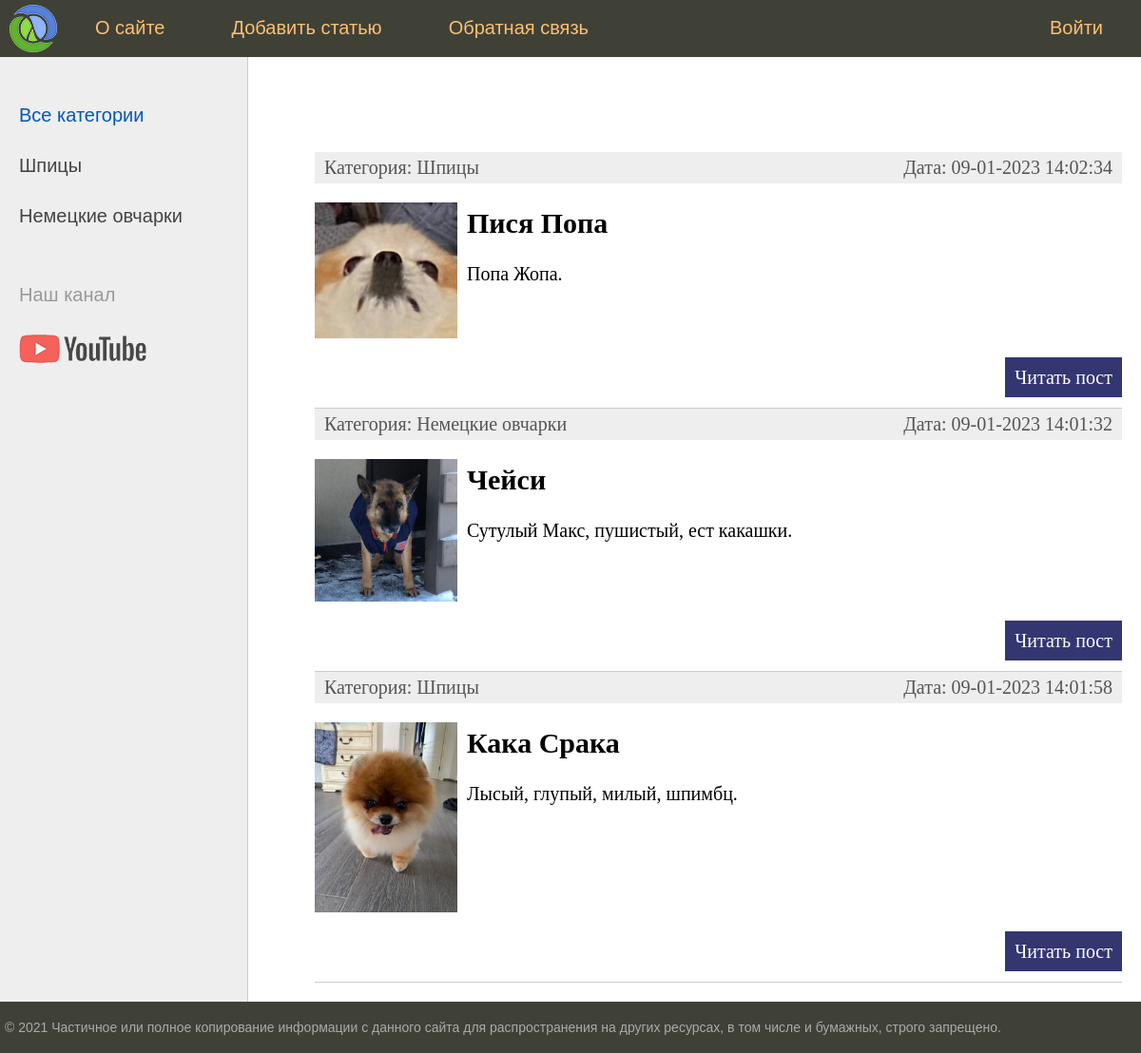
The page / on the database its author committed.
### dogs/models.py (models this page shows, shortened)
class Category(models.Model):
    name = models.CharField(max_length=100, db_index=True, verbose_name='Порода')
    slug = models.SlugField(max_length=255, unique=True, db_index=True, verbose_name="URL")
    def __str__(self):
        return self.name
    class Meta:
        verbose_name = 'Порода'
        verbose_name_plural = 'Породы'
        ordering = ['id']
    def get_absolute_url(self):
        return reverse('category', kwargs={'cat_id': self.pk})

class Dogs(models.Model):
    title = models.CharField(max_length=255, verbose_name='Имя')
    slug = models.SlugField(max_length=255, unique=True, db_index=True, verbose_name="URL")
    content = models.TextField(blank=True, verbose_name='Описание')
    photo = models.ImageField(upload_to="photos/%Y/%m/%d/", verbose_name='Фото')
    time_create = models.DateTimeField(auto_now_add=True, verbose_name='Время создания')
    time_update = models.DateTimeField(auto_now=True, verbose_name='Время изменения')
    is_published = models.BooleanField(default=True, verbose_name='Публикация')
    cat = models.ForeignKey('Category', on_delete=models.PROTECT, verbose_name='Порода')
    def get_absolute_url(self):
        return reverse('post', kwargs={'post_id': self.pk})
    class Meta:
        verbose_name = 'Известные собаки'
        verbose_name_plural = 'Известные собаки'
        ordering = ['time_create', 'title']

### dogs/views.py (the view)
# urls.py: path('', index, name='home'),
def index(request):
    posts = Dogs.objects.all()
    context = {
        'posts': posts,
        'menu': menu,
        'title': 'Главная страница',
        'cat_selected': 0
    }
    return render(request, 'dogs/index.html', context=context)

### dogs/templatetags/dogs_tags.py (called while the page is built)
@register.inclusion_tag('dogs/list_categories.html')
def show_categories(sort=None, cat_selected=0):
    if not sort:
        cats = Category.objects.all()
    else:
        cats = Category.objects.order_by(sort)
    return {"cats": cats, "cat_selected": cat_selected}

### dogs/templates/dogs/index.html (shortened to what this page needs)
{% extends 'dogs/base.html' %}
{% block content %}
<ul class="list-articles">
	{% for p in posts %}
			<li><div class="article-panel">
	<p class="first">Категория: {{p.cat}}</p>
	<p class="last">Дата: {{p.time_update|date:"d-m-Y H:i:s"}}</p>
</div>
{% if p.photo %}
	<p><img class="img-article-left thumb" src="{{p.photo.url}}"></p>
{% endif %}
				<h2>{{p.title}}</h2>
	{% autoescape on %}
	{{p.content|linebreaks|truncatewords:50}}
	{% endautoescape %}
			<p class="link-read-post"><a href="{{ p.get_absolute_url }}">Читать пост</a></p>
			</li>
	{% endfor %}
</ul>
{% endblock %}

### dogs/templates/dogs/list_categories.html
{% for c in cats %}
	{% if c.pk == cat_selected %}
		<li class="selected">{{c.name}}</li>
	{% else %}
		<li><a href="{{ c.get_absolute_url }}">{{c.name}}</a></li>
	{% endif %}
{% endfor %}

### dogs/static/dogs/css/styles.css (style rules this page uses)
html, body { font-family: 'Arial'; margin: 0; padding: 0; height: 100%; width: 100%; color: #444; }
a { color: #0059b2; text-decoration: none; }
img { max-width: 600px; height: auto; }
img.img-article-left { max-width: 300px; height: auto; float: left; padding: 0 10px 10px 0; }
img.img-article-left.thumb { max-width: 150px; height: auto; }
p.link-read-post { text-align: right; }
p.link-read-post a { padding: 10px; min-width: 100px; background: #333671; color: #fff; text-decoration: none; }
div.article-panel { background: #eee; padding: 5px 10px 5px 10px; box-sizing border-box; overflow: hidden; color: #555; }
div.article-panel p.first { margin: 0; float: left; }
div.article-panel p.last { margin: 0; float: right; }
ul.list-articles { list-style: none; margin: 0; padding: 0; }
ul.list-articles li { border-bottom: 1px solid #ccc; }
.left-chapters ul li { margin: 30px 0 0 0; color: #999; }
.left-chapters ul li a { color: #444; text-decoration: none; }

### rows shown on the page
Category: name "Шпицы"
Category: name "Немецкие овчарки"
Dogs: cat "Шпицы", time_update "09-01-2023 14:02:34", photo (picture), title "Пися Попа", content "Попа Жопа."
Dogs: cat "Немецкие овчарки", time_update "09-01-2023 14:01:32", photo (picture), title "Чейси", content "Сутулый Макс, пушистый, ест какашки."
Dogs: cat "Шпицы", time_update "09-01-2023 14:01:58", photo (picture), title "Кака Срака", content "Лысый, глупый, милый, шпимбц."

### other values the page prints
{{ m.title }} "О сайте" "Добавить статью" "Обратная связь"
{{ m.title }} "Войти"
